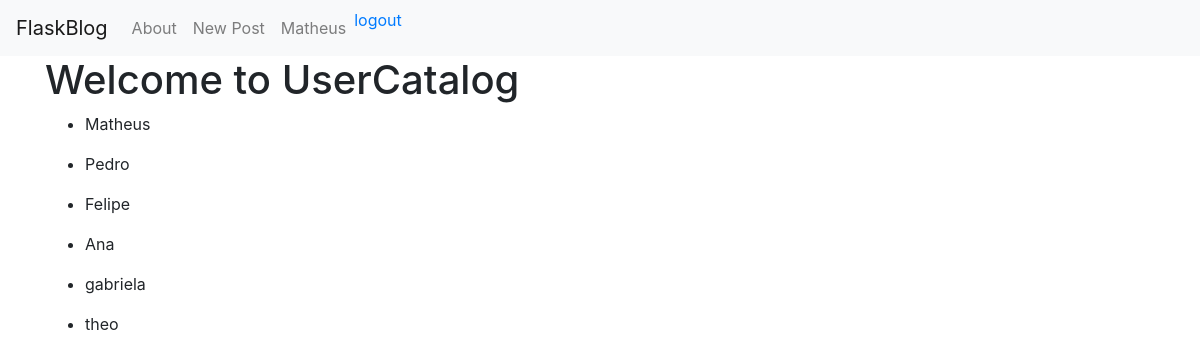
Page / (signed in) on the earlier database version.
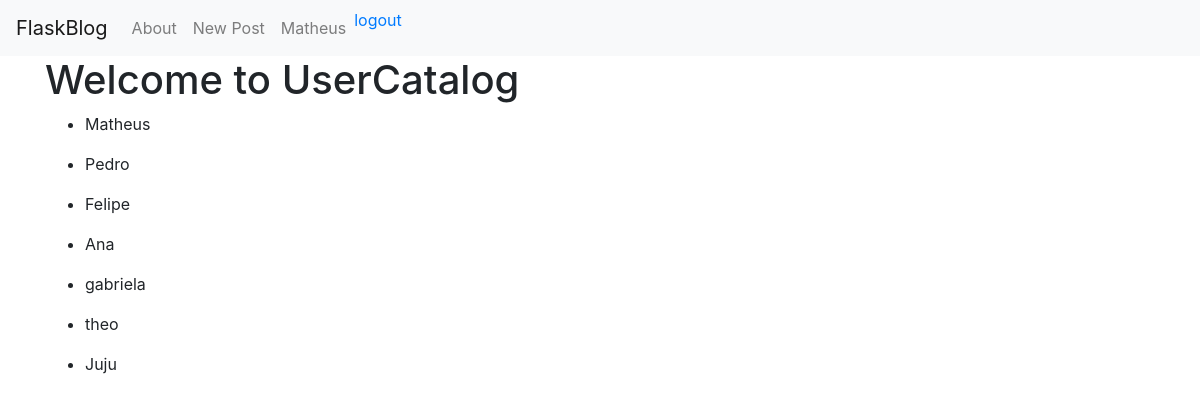
Same page on the later database version.
### tables this page shows
CREATE TABLE user (
    id INTEGER PRIMARY KEY AUTOINCREMENT,
    username TEXT NOT NULL UNIQUE,
    passwd TEXT NOT NULL
);

### app.py (the view)
@app.route('/')
def index():
    if not session.get("name"):
        return redirect(url_for('login'))
    else:
        conn = get_db_connection()
        users = conn.execute('SELECT * FROM user').fetchall()
        conn.close()
    return render_template('index.html', users=users)

### app.py (called while the page is built)
def get_db_connection():
    conn = sqlite3.connect('database.db')
    conn.row_factory = sqlite3.Row
    return conn

### templates/index.html
{% extends 'base.html' %}
{% block content %}
    <h1>{% block title %} Welcome to UserCatalog {% endblock %}</h1>
    {% for user in users %}
        <ul>
            <li>{{ user['username'] }}</li>
        </ul>
    {% endfor %}
{% endblock %}

### templates/base.html (shortened to what this page needs)
<!doctype html>
<html lang="en">
  <head>
    <link rel="stylesheet" href="https://stackpath.bootstrapcdn.com/bootstrap/4.3.1/css/bootstrap.min.css">
  </head>
  <body>
      <nav class="navbar navbar-expand-md navbar-light bg-light">
        <a class="navbar-brand" href="{{ url_for('index')}}">FlaskBlog</a>
        {% if session.name %}
        <div class="collapse navbar-collapse" id="navbarNav">
            <ul class="navbar-nav">
              <li class="nav-item">
                <a class="nav-link" href="#">About</a>
              </li>
              <li class="nav-item">
                <a class="nav-link" href="">New Post</a>
              </li>
              <li class="nav-item">
                <a class="nav-link" href="">{{ session.name }}</a>
              </li>
              <li class="nav-item">
                <a href="/logout">logout</a>
              </li>
            </ul>
        {% endif %}
        </div>
      </nav>
    <div class="container">
        {% block content %} {% endblock %}
    </div>
  </body>
</html>

Differences in the rows shown:
added user: username "Juju"
